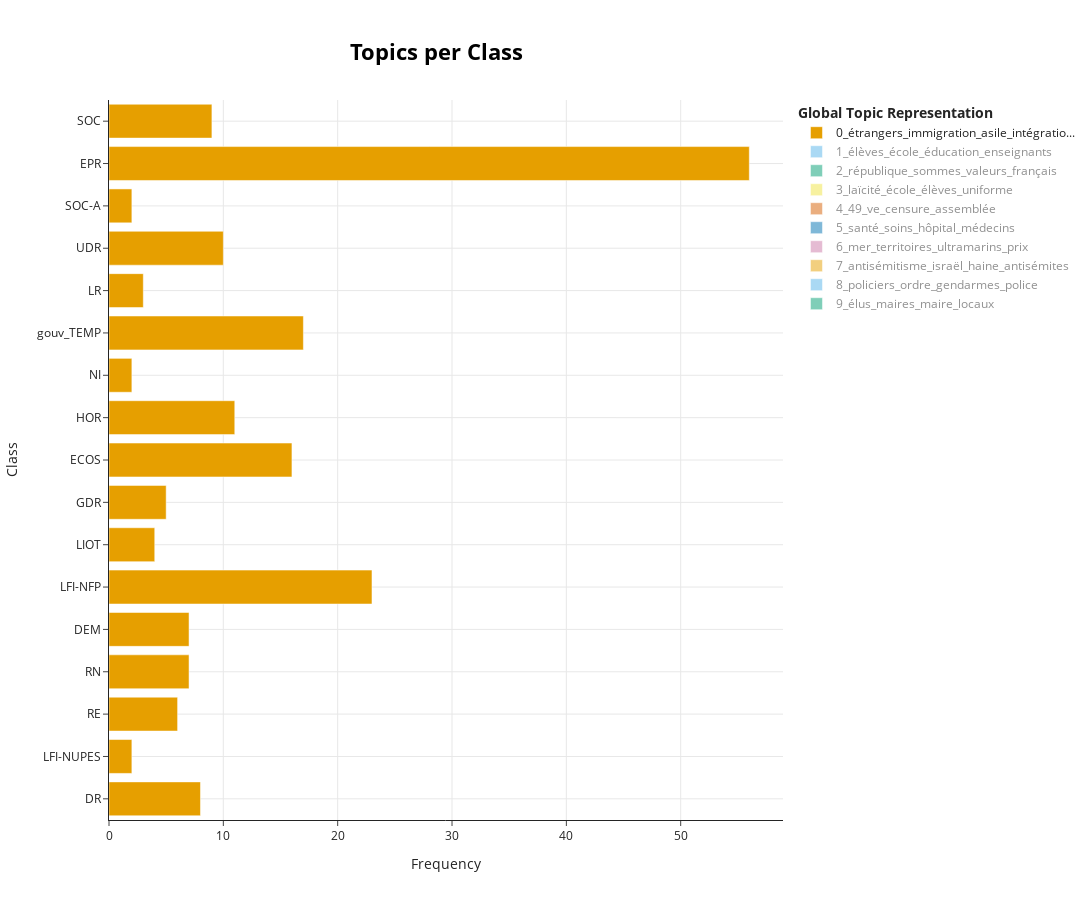

Here is the notebook cell this chart was saved with:
### Code cell
fig_topics_per_class = topic_model.visualize_topics_per_class(
    topics_per_class, top_n_topics=10
)
fig_topics_per_class

### Figure 1 — Plotly figure (JSON) as saved in the notebook; plotly's stock layout.template omitted (floating-point values rounded to 4 significant figures)
{"data": [{"hoverinfo": "text", "hovertext": ["<b>Topic 0</b><br>Words: bateaux, étrangers, immigration, pays, craignez", "<b>Topic 0</b><br>Words: protégeons, rechange, débarrasserez, ascendance, opériez", "<b>Topic 0</b><br>Words: mariage, immigration, asile, intégration, étrangers", "<b>Topic 0</b><br>Words: étrangers, expulsion, contentieux, immigration, mineurs", "<b>Topic 0</b><br>Words: mna, intégration, étrangers, immigration, asile", "<b>Topic 0</b><br>Words: france, immigration, étrangers, asile, français", "<b>Topic 0</b><br>Words: irrégulière, immigration, lorsqu, étrangers, intégration", "<b>Topic 0</b><br>Words: expulsion, sûreté, asile, immigration, personnes", "<b>Topic 0</b><br>Words: étrangers, immigration, vérité, france, asile", "<b>Topic 0</b><br>Words: étrangers, expulsion, immigration, asile, séjour", "<b>Topic 0</b><br>Words: frontières, adopté, étrangers, demain, asile", "<b>Topic 0</b><br>Words: étrangers, immigration, intégration, asile, expulsion", "<b>Topic 0</b><br>Words: immigration, assouplir, étrangers, expulsion, insécurité", "<b>Topic 0</b><br>Words: asile, demandes, séjour, étrangers, immigration", "<b>Topic 0</b><br>Words: immigration, populiste, article, référendum, droits", "<b>Topic 0</b><br>Words: asile, étrangers, immigration, séjour, intégration", "<b>Topic 0</b><br>Words: étrangers, immigration, intégration, droit, migratoire"], "marker": {"color": "#E69F00"}, "name": "0_étrangers_immigration_asile_intégratio...", "orientation": "h", "type": "bar", "visible": true, "x": [8, 2, 6, 7, 7, 23, 4, 5, 16, 11, 2, 17, 3, 10, 2, 56, 9], "y": ["DR", "LFI-NUPES", "RE", "RN", "DEM", "LFI-NFP", "LIOT", "GDR", "ECOS", "HOR", "NI", "gouv_TEMP", "LR", "UDR", "SOC-A", "EPR", "SOC"]}, {"hoverinfo": "text", "hovertext": ["<b>Topic 1</b><br>Words: école, éducation, élèves, lycée, enseignants", "<b>Topic 1</b><br>Words: école, péril, jules, ferry, solutions", "<b>Topic 1</b><br>Words: élèves, heures, enseignants, établissements, école", "<b>Topic 1</b><br>Words: élèves, école, scolaire, éducation, enseignement", "<b>Topic 1</b><br>Words: élèves, école, éducation, scolaire, enseignement", "<b>Topic 1</b><br>Words: élèves, école, éducation, scolaire, classes", "<b>Topic 1</b><br>Words: élèves, école, éducation, enfants, classes", "<b>Topic 1</b><br>Words: élèves, breton, école, capes, postes", "<b>Topic 1</b><br>Words: école, éducation, élèves, scolaire, rentrée", "<b>Topic 1</b><br>Words: élèves, école, enseignement, éducation, professionnel", "<b>Topic 1</b><br>Words: élèves, école, éducation, classes, enseignants", "<b>Topic 1</b><br>Words: milieu, études, dut, gallot, école", "<b>Topic 1</b><br>Words: élèves, école, enseignement, éducation, scolaire", "<b>Topic 1</b><br>Words: calais, plan, rebond, fermeture, règle", "<b>Topic 1</b><br>Words: calais, passera, postes, surseoir, inondations", "<b>Topic 1</b><br>Words: école, élèves, éducation, classe, enseignants", "<b>Topic 1</b><br>Words: élèves, école, danse, éducation, enseignants"], "marker": {"color": "#56B4E9"}, "name": "1_élèves_école_éducation_enseignants", "orientation": "h", "type": "bar", "visible": "legendonly", "x": [5, 1, 7, 15, 20, 12, 19, 2, 9, 18, 7, 3, 9, 2, 1, 15, 7], "y": ["DR", "ECOLO", "LFI-NUPES", "RE", "RN", "DEM", "LFI-NFP", "LIOT", "GDR", "ECOS", "HOR", "GDR-NUPES", "gouv_TEMP", "LR", "SOC-A", "EPR", "SOC"]}, {"hoverinfo": "text", "hovertext": ["<b>Topic 2</b><br>Words: partageaient, éphémère, chrétiens, décisive, gaullistes", "<b>Topic 2</b><br>Words: élémentaires, parlons, républicains, principes, progrès", "<b>Topic 2</b><br>Words: idée, occupaient, jacobins, tabula, réagit", "<b>Topic 2</b><br>Words: courage, parlement, constructif, affaiblissement, république", "<b>Topic 2</b><br>Words: républicains, yeux, république, fraternité, principes", "<b>Topic 2</b><br>Words: égalité, éternellement, valeurs, france, principes", "<b>Topic 2</b><br>Words: resserrer, perdons, partenariats, solide, serai", "<b>Topic 2</b><br>Words: convictions, république, valeurs, défendre, ici", "<b>Topic 2</b><br>Words: français, horizons, sommes, république, chers", "<b>Topic 2</b><br>Words: prenions, mondiales, 1901, aînés, guerres", "<b>Topic 2</b><br>Words: hésiter, humiliés, réconcilier, mettons, donnons", "<b>Topic 2</b><br>Words: combat, mesdames, combattons, messieurs, conviction", "<b>Topic 2</b><br>Words: défavorable, révolution, dégradante, avilissez, extraordinairement", "<b>Topic 2</b><br>Words: textes, compromis, arc, sommes, république", "<b>Topic 2</b><br>Words: respectez, parole, démocratie, boutiquiers, différenciés"], "marker": {"color": "#009E73"}, "name": "2_république_sommes_valeurs_français", "orientation": "h", "type": "bar", "visible": "legendonly", "x": [2, 8, 3, 6, 19, 5, 1, 21, 3, 1, 1, 7, 1, 38, 6], "y": ["DR", "RE", "RN", "DEM", "LFI-NFP", "LIOT", "GDR", "ECOS", "HOR", "NI", "GDR-NUPES", "gouv_TEMP", "UDR", "EPR", "SOC"]}, {"hoverinfo": "text", "hovertext": ["<b>Topic 3</b><br>Words: laïcité, religieux, signes, élèves, école", "<b>Topic 3</b><br>Words: laïcité, religieux, école, religion, élèves", "<b>Topic 3</b><br>Words: tenue, uniforme, laïcité, école, établissement", "<b>Topic 3</b><br>Words: laïcité, voûte, clé, religion, 118", "<b>Topic 3</b><br>Words: saint, invitation, laïcité, chanoine, chambéry", "<b>Topic 3</b><br>Words: laïcité, école, opportun, laïque, forme", "<b>Topic 3</b><br>Words: antirépublicaine, institué, gratuite, ferry, atteinte", "<b>Topic 3</b><br>Words: école, énergique, compliment, enraciné, programme", "<b>Topic 3</b><br>Words: civique, laïcité, école, cyberharceleurs, élèves", "<b>Topic 3</b><br>Words: uniforme, mode, vêtement, récréation, saute", "<b>Topic 3</b><br>Words: religieux, bâtiments, bénis, cohabitent, expliciter", "<b>Topic 3</b><br>Words: laïcité, élèves, école, 1905, religieux", "<b>Topic 3</b><br>Words: confiance, port, tenue, déviances, encadrants", "<b>Topic 3</b><br>Words: laïcité, école, uniforme, élèves, port", "<b>Topic 3</b><br>Words: laïcité, uniforme, école, port, vêtements"], "marker": {"color": "#F0E442"}, "name": "3_laïcité_école_élèves_uniforme", "orientation": "h", "type": "bar", "visible": "legendonly", "x": [3, 11, 16, 3, 5, 2, 1, 3, 3, 2, 1, 43, 1, 18, 4], "y": ["DR", "RE", "RN", "DEM", "LFI-NFP", "LIOT", "GDR", "ECOS", "HOR", "NI", "GDR-NUPES", "gouv_TEMP", "LR", "EPR", "SOC"]}, {"hoverinfo": "text", "hovertext": ["<b>Topic 4</b><br>Words: obstruction, 49, ve, gouvernement, assemblée", "<b>Topic 4</b><br>Words: 49, directive, assemblée, directives, ve", "<b>Topic 4</b><br>Words: oppositions, fallu, 49, laisse, insoumise", "<b>Topic 4</b><br>Words: aligne, censure, motions, article, ve", "<b>Topic 4</b><br>Words: censure, année, 49, constitution, motions", "<b>Topic 4</b><br>Words: 49, ve, minoritaires, assemblée, avez", "<b>Topic 4</b><br>Words: fois, ve, avez, 49, assemblée", "<b>Topic 4</b><br>Words: surgit, pêchés, contorsionnisme, tentiez, reproduisez", "<b>Topic 4</b><br>Words: 49, majorité, démocratie, madame, ve", "<b>Topic 4</b><br>Words: mentir, protestez, créé, ve, intangible", "<b>Topic 4</b><br>Words: 49, censure, ve, contrairement, rocard", "<b>Topic 4</b><br>Words: ve, exécutif, jeudi, présidente, assemblée", "<b>Topic 4</b><br>Words: ceta, assemblée, ratification, transmettre, lecture", "<b>Topic 4</b><br>Words: 49, finances, ve, censure, fois", "<b>Topic 4</b><br>Words: auriez, constitution, décidez, censure, ve", "<b>Topic 4</b><br>Words: 49, censure, ve, finances, motions", "<b>Topic 4</b><br>Words: majorité, marchandage, reproche, majoritaires, réunir"], "marker": {"color": "#D55E00"}, "name": "4_49_ve_censure_assemblée", "orientation": "h", "type": "bar", "visible": "legendonly", "x": [4, 4, 2, 3, 8, 14, 3, 1, 14, 2, 3, 4, 2, 3, 4, 9, 1], "y": ["DR", "LFI-NUPES", "RE", "RN", "DEM", "LFI-NFP", "LIOT", "GDR", "ECOS", "HOR", "NI", "GDR-NUPES", "LR", "SOC-A", "EPR", "SOC", "LAREM"]}, {"hoverinfo": "text", "hovertext": ["<b>Topic 5</b><br>Words: argentan, aumônerie, aumônier, patients, poste", "<b>Topic 5</b><br>Words: santé, honoraires, moselle, généraliste, soins", "<b>Topic 5</b><br>Words: inintéressant, privons, expatriés, intuition, ajuster", "<b>Topic 5</b><br>Words: soins, santé, palliatifs, hôpital, charge", "<b>Topic 5</b><br>Words: soins, ehpad, humilité, écrire, devons", "<b>Topic 5</b><br>Words: santé, soins, urgences, hôpital, patients", "<b>Topic 5</b><br>Words: santé, soins, détenus, psychiatrie, régulation", "<b>Topic 5</b><br>Words: santé, médicament, médecins, martinique, soins", "<b>Topic 5</b><br>Words: santé, hôpital, soignants, charge, soins", "<b>Topic 5</b><br>Words: santé, soins, hôpital, système, professionnels", "<b>Topic 5</b><br>Words: exceptions, avoue, clause, respectives, déroger", "<b>Topic 5</b><br>Words: santé, soins, sociale, palliatifs, médecins", "<b>Topic 5</b><br>Words: médecin, femme, jeune, culpabilité, hôpital", "<b>Topic 5</b><br>Words: scandale, patients, soins, martinique, cancer", "<b>Topic 5</b><br>Words: santé, médecins, soins, hôpital, soignants", "<b>Topic 5</b><br>Words: soins, santé, palliatifs, hôpital, médicaux", "<b>Topic 5</b><br>Words: trésorerie, confusion, problèmes, milliards, hôpitaux"], "marker": {"color": "#0072B2"}, "name": "5_santé_soins_hôpital_médecins", "orientation": "h", "type": "bar", "visible": "legendonly", "x": [1, 1, 1, 6, 2, 8, 4, 3, 3, 11, 1, 5, 1, 1, 8, 20, 1], "y": ["DR", "LFI-NUPES", "RE", "RN", "DEM", "LFI-NFP", "LIOT", "GDR", "ECOS", "HOR", "NI", "GDR-NUPES", "gouv_TEMP", "SOC-A", "EPR", "SOC", "LAREM"]}, {"hoverinfo": "text", "hovertext": ["<b>Topic 6</b><br>Words: mer, kamardine, mansour, guyane, belfort", "<b>Topic 6</b><br>Words: mer, territoires, électricité, tarifs, hexagone", "<b>Topic 6</b><br>Words: mer, territoires, ultramarins, eau, compatriotes", "<b>Topic 6</b><br>Words: mer, hexagone, ultramarins, territoires, prix", "<b>Topic 6</b><br>Words: eau, mer, territoires, prix, guadeloupe", "<b>Topic 6</b><br>Words: mer, eau, territoires, ultramarins, continuité", "<b>Topic 6</b><br>Words: mer, ultramarins, territoires, prix, continuité", "<b>Topic 6</b><br>Words: territoires, mer, hexagone, prix, ultramarins", "<b>Topic 6</b><br>Words: mer, territoires, ultramarins, millions, prix", "<b>Topic 6</b><br>Words: mer, territoires, ultramarins, tolérerions, hexagone", "<b>Topic 6</b><br>Words: mer, prix, territoriale, continuité, ultramarins", "<b>Topic 6</b><br>Words: mayotte, méritons, mer, compensation, rsa", "<b>Topic 6</b><br>Words: mer, vie, territoires, prix, enquête", "<b>Topic 6</b><br>Words: travaillez, mahoraise, calculs, incarnation, politiciens", "<b>Topic 6</b><br>Words: mer, chlordécone, territoires, prix, ultramarins"], "marker": {"color": "#CC79A7"}, "name": "6_mer_territoires_ultramarins_prix", "orientation": "h", "type": "bar", "visible": "legendonly", "x": [3, 4, 11, 3, 8, 7, 11, 6, 4, 3, 3, 2, 2, 1, 6], "y": ["DR", "RE", "RN", "DEM", "LFI-NFP", "LIOT", "GDR", "ECOS", "HOR", "NI", "gouv_TEMP", "LR", "SOC-A", "EPR", "SOC"]}, {"hoverinfo": "text", "hovertext": ["<b>Topic 7</b><br>Words: concomitamment, chancelante, pouls, préoccupant, dialogue", "<b>Topic 7</b><br>Words: antisémitisme, antisémites, hamas, incendie, juive", "<b>Topic 7</b><br>Words: terrorisme, terroriste, panneau, assassinat, gauchisme", "<b>Topic 7</b><br>Words: antisémitisme, racisme, partout, israël, terrorisme", "<b>Topic 7</b><br>Words: résolution, israël, critique, éclats, siégeais", "<b>Topic 7</b><br>Words: antisémitisme, actes, antisémite, antisémites, dizaines", "<b>Topic 7</b><br>Words: antisémitisme, haine, juifs, israël, resterai", "<b>Topic 7</b><br>Words: antisémitisme, haine, hamas, contre, wagner", "<b>Topic 7</b><br>Words: israël, antisémitisme, juifs, gauche, accuse", "<b>Topic 7</b><br>Words: israël, terroristes, attablés, terrasses, cisjordanie", "<b>Topic 7</b><br>Words: injures, antisémitisme, publiques, restaurative, racisme", "<b>Topic 7</b><br>Words: antisémitisme, haine, antisémites, juive, juifs", "<b>Topic 7</b><br>Words: avocat, badinter, robert, antisémitisme, clients"], "marker": {"color": "#E69F00"}, "name": "7_antisémitisme_israël_haine_antisémites", "orientation": "h", "type": "bar", "visible": "legendonly", "x": [1, 3, 6, 3, 1, 2, 4, 4, 8, 1, 1, 27, 3], "y": ["DR", "RE", "RN", "DEM", "GDR", "ECOS", "HOR", "gouv_TEMP", "LR", "UDR", "SOC-A", "EPR", "SOC"]}, {"hoverinfo": "text", "hovertext": ["<b>Topic 8</b><br>Words: forces, ordre, défendre, mettez, mal", "<b>Topic 8</b><br>Words: policiers, ordre, gendarmes, blessés, manifester", "<b>Topic 8</b><br>Words: brûle, policiers, forces, ordre, insultés", "<b>Topic 8</b><br>Words: légitime, déambulation, pétanque, joyeuse, poétiques", "<b>Topic 8</b><br>Words: refusez, pavé, brav, black, police", "<b>Topic 8</b><br>Words: ordre, manifestants, policiers, maintien, failli", "<b>Topic 8</b><br>Words: policiers, ordre, forces, gendarmes, manifester", "<b>Topic 8</b><br>Words: aime, mécontentement, police, condamner, déteste", "<b>Topic 8</b><br>Words: policiers, gendarmes, constateront, glissés, instrumentalisant", "<b>Topic 8</b><br>Words: policiers, gendarmes, police, ordre, policier", "<b>Topic 8</b><br>Words: policiers, ordre, manifestants, fois, mouvement"], "marker": {"color": "#56B4E9"}, "name": "8_policiers_ordre_gendarmes_police", "orientation": "h", "type": "bar", "visible": "legendonly", "x": [3, 4, 5, 2, 2, 5, 7, 5, 1, 22, 3], "y": ["DR", "RE", "RN", "DEM", "LFI-NFP", "ECOS", "HOR", "gouv_TEMP", "UDR", "EPR", "SOC"]}, {"hoverinfo": "text", "hovertext": ["<b>Topic 9</b><br>Words: ressenti, intolérables, malaise, soutiens, accroître", "<b>Topic 9</b><br>Words: élus, agressions, locaux, agression, alourdissement", "<b>Topic 9</b><br>Words: élus, maire, locaux, violences, maires", "<b>Topic 9</b><br>Words: élus, maires, violences, locaux, encontre", "<b>Topic 9</b><br>Words: élus, maires, fonctionnelle, élu, maire", "<b>Topic 9</b><br>Words: élus, violences, maires, locaux, élu", "<b>Topic 9</b><br>Words: maire, commune, maires, élus, portée", "<b>Topic 9</b><br>Words: élus, maires, locaux, élu, maire", "<b>Topic 9</b><br>Words: élus, engagement, tarit, locaux, électif", "<b>Topic 9</b><br>Words: élus, maires, maire, soin, élu", "<b>Topic 9</b><br>Words: élus, élu, maires, maire, violences", "<b>Topic 9</b><br>Words: élus, maires, durcissement, élu, locaux", "<b>Topic 9</b><br>Words: élus, maires, locaux, maire, violences", "<b>Topic 9</b><br>Words: locaux, élus, décentralisation, maires, statut"], "marker": {"color": "#009E73"}, "name": "9_élus_maires_maire_locaux", "orientation": "h", "type": "bar", "visible": "legendonly", "x": [1, 2, 5, 3, 3, 2, 3, 3, 2, 7, 6, 1, 19, 1], "y": ["DR", "LFI-NUPES", "RE", "RN", "DEM", "LIOT", "ECOS", "HOR", "NI", "GDR-NUPES", "gouv_TEMP", "LR", "EPR", "SOC"]}], "layout": {"height": 900, "hoverlabel": {"bgcolor": "white", "font": {"family": "Rockwell", "size": 16}}, "legend": {"title": {"text": "<b>Global Topic Representation"}}, "title": {"font": {"color": "Black", "size": 22}, "text": "<b>Topics per Class</b>", "x": 0.4, "xanchor": "center", "y": 0.95, "yanchor": "top"}, "width": 1250, "xaxis": {"showgrid": true, "title": {"text": "Frequency"}}, "yaxis": {"showgrid": true, "title": {"text": "Class"}}}}
